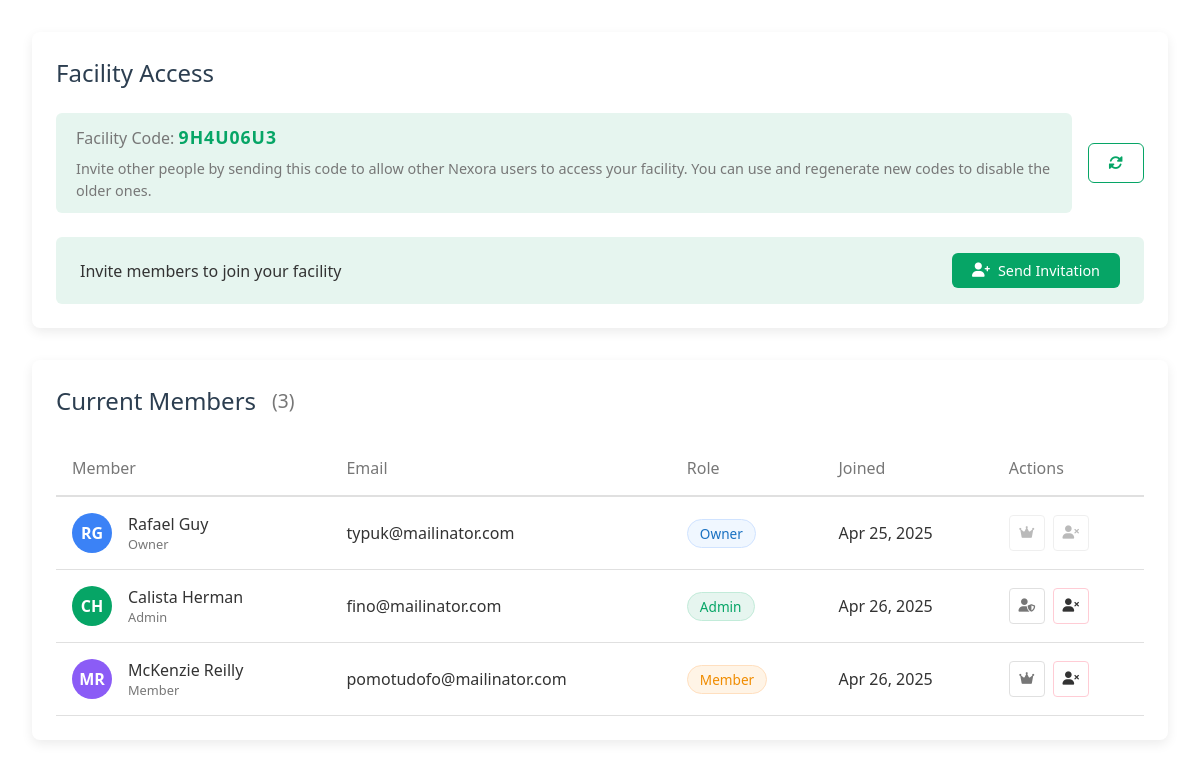
Screenshot of /View/members.php (signed in) with the database file from the repository.
### tables this page shows
CREATE TABLE `facilities` (
  `id` int(11) NOT NULL,
  `name` varchar(255) NOT NULL,
  `code` varchar(12) NOT NULL,
  `owner_id` int(11) NOT NULL,
  `created_at` timestamp NOT NULL DEFAULT current_timestamp(),
  `updated_at` timestamp NOT NULL DEFAULT current_timestamp() ON UPDATE current_timestamp()
);

CREATE TABLE `facility_members` (
  `id` int(11) NOT NULL,
  `facility_id` int(11) NOT NULL,
  `user_id` int(11) NOT NULL,
  `joined_at` timestamp NOT NULL DEFAULT current_timestamp()
);

CREATE TABLE `users` (
  `id` int(11) NOT NULL,
  `name` varchar(50) NOT NULL,
  `email` varchar(100) NOT NULL,
  `password` varchar(255) NOT NULL,
  `created_at` timestamp NOT NULL DEFAULT current_timestamp(),
  `updated_at` timestamp NOT NULL DEFAULT current_timestamp() ON UPDATE current_timestamp(),
  `profile_picture` varchar(255) DEFAULT 'Images/profile.PNG',
  `default_facility_id` int(11) DEFAULT NULL
);

### Model/UserModel.php (called while the page is built, shortened)
<?php
class UserModel {
    private $conn;
    public function __construct($conn) {
        $this->conn = $conn;
    }
    public function getUserById($id) {
        $stmt = $this->conn->prepare("
            SELECT u.*, f.id AS facility_id, f.name AS facility_name, f.code AS facility_code
            FROM users u
            LEFT JOIN facilities f ON u.default_facility_id = f.id
            WHERE u.id = :id
        ");
        $stmt->bindParam(':id', $id);
        $stmt->execute();
        return $stmt->fetch(PDO::FETCH_ASSOC);
    }
}
?>

### Model/facilityModel.php (called while the page is built, shortened)
<?php
class FacilityModel {
    private $conn;
    public function __construct($conn) {
        $this->conn = $conn;
    }
    public function getFacilityById($id) {
        $stmt = $this->conn->prepare("SELECT * FROM facilities WHERE id = ?");
        $stmt->execute([$id]);
        return $stmt->fetch(PDO::FETCH_ASSOC);
    }
    public function getFacilityMembers($facilityId) {
        $facility = $this->getFacilityById($facilityId);
        $stmt = $this->conn->prepare("
            SELECT
                u.id,
                u.name,
                u.email,
                u.profile_picture,
                CASE
                    WHEN u.id = ? THEN 'owner'
                    WHEN EXISTS (
                        SELECT 1 FROM facility_admins fa
                        WHERE fa.user_id = u.id AND fa.facility_id = ?
                    ) THEN 'admin'
                    ELSE 'member'
                END as role,
                fm.joined_at
            FROM users u
            JOIN facility_members fm ON u.id = fm.user_id
            WHERE fm.facility_id = ?
            ORDER BY
                CASE
                    WHEN u.id = ? THEN 1
                    WHEN EXISTS (
                        SELECT 1 FROM facility_admins fa
                        WHERE fa.user_id = u.id AND fa.facility_id = ?
                    ) THEN 2
                    ELSE 3
                END,
                u.name
        ");
        $stmt->execute([
            $facility['owner_id'],
            $facilityId,
            $facilityId,
            $facility['owner_id'],
            $facilityId
        ]);
        return $stmt->fetchAll(PDO::FETCH_ASSOC);
    }
    public function getMemberCount($facilityId) {
        $stmt = $this->conn->prepare("SELECT COUNT(*) FROM facility_members WHERE facility_id = ?");
        $stmt->execute([$facilityId]);
        return $stmt->fetchColumn();
    }
}

### View/members.php (the view, shortened to what this page needs)
<?php
require_once '../config/db.php';
require_once '../Model/UserModel.php';
require_once '../Model/FacilityModel.php';
$userModel = new UserModel($conn);
$facilityModel = new FacilityModel($conn);
$currentUser = $userModel->getUserById($_SESSION['user_id']);
$facilityId = $currentUser['default_facility_id'];
$facility = $facilityModel->getFacilityById($facilityId);
$facilityCode = $facility['code'];
$members = $facilityModel->getFacilityMembers($facilityId);
usort($members, function($a, $b) use ($facility) {
    if ($a['id'] == $facility['owner_id']) return -1;
    if ($b['id'] == $facility['owner_id']) return 1;
    return strcmp($a['name'], $b['name']);
});
?>
<!DOCTYPE html>
<html lang="en">
<head>
    <link rel="stylesheet" href="https://cdnjs.cloudflare.com/ajax/libs/font-awesome/6.0.0/css/all.min.css">
    <link rel="stylesheet" href="../CSS_Files/views/members.css?v=1.0">
</head>
<body>
    <div class="members-container">
        <div class="facility-code-section">
            <div class="section-header">
                <h2>Facility Access</h2>
            </div>
            <div class="code-container">
                <div class="code-display">
                    <div class="code">
                        <span class="code-label">Facility Code:</span>
                        <span class="code-value" id="facilityCodeValue"><?php echo htmlspecialchars($facilityCode); ?></span>
                    </div>
                    <div class="desc">
                        <span class="code-description">Invite other people by sending this code to allow other Nexora users to access your facility.
                        You can use and regenerate new codes to disable the older ones.</span>
                    </div>
                </div>
                <button class="btn regenerate-btn" aria-label="Regenerate facility code" id="regenerateCodeBtn">
                    <i class="fas fa-sync-alt"></i>
                </button>
            </div>
            <div class="invite-section">
                <p class="invite-text">Invite members to join your facility</p>
                <button class="btn invite-btn" aria-label="Send invitation" id="inviteMembersBtn">
                    <i class="fas fa-user-plus"></i> Send Invitation
                </button>
            </div>
        </div>
        <div class="members-list-section">
            <div class="section-header">
                <h2>Current Members</h2>
                <span class="facilityMembers">(<?php echo $facilityModel->getMemberCount($facilityId); ?>)</span>
            </div>
            <div class="members-table-container">
                <table class="members-table">
                    <thead>
                        <tr>
                            <th>Member</th>
                            <th>Email</th>
                            <th>Role</th>
                            <th>Joined</th>
                            <th>Actions</th>
                        </tr>
                    </thead>
                    <tbody id="membersTableBody">
                        <?php foreach ($members as $member): ?>
                            <tr data-user-id="<?php echo $member['id']; ?>">
                                <td data-label="Member">
                                    <div class="member-info">
                                        <?php
                                            $initials = '';
                                            $names = explode(' ', $member['name']);
                                            foreach ($names as $name) {
                                                $initials .= strtoupper(substr($name, 0, 1));
                                            }
                                            $initials = substr($initials, 0, 2);
                                        ?>
                                        <div class="avatar" style="background-color: <?php echo generateColorFromName($member['name']); ?>;">
                                            <?php echo $initials; ?>
                                        </div>
                                        <div class="member-details">
                                            <span class="member-name"><?php echo htmlspecialchars($member['name']); ?></span>
                                            <span class="member-status"><?php echo ucfirst($member['role']); ?></span>
                                        </div>
                                    </div>
                                </td>
                                <td data-label="Email"><?php echo htmlspecialchars($member['email']); ?></td>
                                <td data-label="Role">
                                    <span class="role-badge <?php echo $member['role']; ?>">
                                        <?php echo ucfirst($member['role']); ?>
                                    </span>
                                </td>
                                <td data-label="Joined">
                                    <?php echo date('M j, Y', strtotime($member['joined_at'])); ?>
                                </td>
                                <td data-label="Actions">
                                <div class="action-buttons">
                                    <?php if ($member['id'] != $_SESSION['user_id']): ?>
                                        <?php if ($member['role'] === 'admin'): ?>
                                            <button class="btn-icon revoke-admin-btn"
                                                    data-user-id="<?php echo $member['id']; ?>"
                                                    title="Revoke Admin"
                                                    aria-label="Revoke admin privileges">
                                                <i class="fas fa-user-shield"></i>
                                            </button>
                                        <?php else: ?>
                                            <button class="btn-icon make-admin-btn"
                                                    data-user-id="<?php echo $member['id']; ?>"
                                                    title="Make Admin"
                                                    aria-label="Make member admin">
                                                <i class="fas fa-crown"></i>
                                            </button>
                                        <?php endif; ?>
                                        <button class="btn-icon danger remove-member-btn"
                                                data-user-id="<?php echo $member['id']; ?>"
                                                title="Remove Member"
                                                aria-label="Remove member">
                                            <i class="fas fa-user-times"></i>
                                        </button>
                                    <?php else: ?>
                                        <button class="btn-icon" disabled aria-label="Owner actions disabled">
                                            <i class="fas fa-crown"></i>
                                        </button>
                                        <button class="btn-icon" disabled aria-label="Owner actions disabled">
                                            <i class="fas fa-user-times"></i>
                                        </button>
                                    <?php endif; ?>
                                </div>
                            </td>
                            </tr>
                        <?php endforeach; ?>
                    </tbody>
                </table>
            </div>
        </div>
    </div>
</body>
</html>
<?php
function generateColorFromName($name) {
    $colors = ['#3b82f6', '#06a566', '#f08c00', '#8b5cf6', '#ef4444', '#10b981', '#f59e0b'];
    $hash = crc32($name);
    return $colors[abs($hash) % count($colors)];
}
?>

### CSS_Files/views/members.css (style rules this page uses)
.members-container { margin: 0 auto; padding: 2rem; color: var(--text); }
.section-header { margin-bottom: 1.5rem; display: flex; flex-direction: row; gap: 1rem; align-items: center; }
.section-header h2, .section-header span { font-size: 1.5rem; font-weight: 500; color: var(--secondary); }
.section-header span { font-size: 1.2rem; font-weight: 400; color: var(--text-light); }
.facility-code-section { background: var(--white); border-radius: 8px; padding: 1.5rem; margin-bottom: 2rem; box-shadow: var(--shadow); }
.code-container { display: flex; align-items: center; gap: 1rem; margin: 1.5rem 0; }
.code-display { flex: 1; display: flex; flex-direction: column; align-items: left; flex-wrap: wrap; gap: 0.5rem; background: var(--primary-light); padding: 0.75rem 1.25rem; border-radius: 6px; font-family: monospace; }
.code-label { font-weight: 500; color: var(--text-light); }
.code-value { font-weight: 600; font-size: 1.1rem; letter-spacing: 1px; color: var(--primary); }
.code-description { font-size: 0.9rem; color: var(--text-light); width: 100%; margin-top: 0.5rem; }
.regenerate-btn { background: var(--white); color: var(--primary); border: 1px solid var(--primary); padding: 0.75rem 1.25rem; transition: all 0.2s ease; }
.invite-section { display: flex; align-items: center; justify-content: space-between; background: var(--primary-light); padding: 1rem 1.5rem; border-radius: 6px; }
.invite-text { margin: 0; font-weight: 500; }
.invite-btn { background: var(--primary); color: white; padding: 0.5rem 1.25rem; transition: all 0.2s ease; }
.members-list-section { background: var(--white); border-radius: 8px; padding: 1.5rem; box-shadow: var(--shadow); }
.members-table-container { overflow-x: auto; -webkit-overflow-scrolling: touch; }
.members-table { width: 100%; border-collapse: collapse; }
.members-table th { text-align: left; padding: 1rem; font-weight: 500; color: var(--text-light); border-bottom: 2px solid var(--border); }
.members-table td { padding: 1rem; border-bottom: 1px solid var(--border); vertical-align: middle; }
.member-info { display: flex; align-items: center; gap: 1rem; }
.avatar { width: 40px; height: 40px; border-radius: 50%; display: flex; align-items: center; justify-content: center; color: white; font-weight: 600; }
.member-details { display: flex; flex-direction: column; }
.member-name { font-weight: 500; }
.member-status { font-size: 0.8rem; color: var(--text-light); }
.role-badge { display: inline-block; padding: 0.25rem 0.75rem; border-radius: 20px; font-size: 0.85rem; font-weight: 500; }
.role-badge.owner { background-color: #f0f7ff; color: #1971c2; border: 1px solid #d0e3ff; }
.role-badge.admin { background-color: #e6f5ef; color: #06a566; border: 1px solid #c2ebd9; }
.role-badge.member { background-color: #fff4e6; color: #f08c00; border: 1px solid #ffdfbf; }
.action-buttons { display: flex; gap: 0.5rem; }
.btn-icon { width: 36px; height: 36px; display: flex; align-items: center; justify-content: center; background: none; border: 1px solid var(--border); color: var(--text-light); cursor: pointer; border-radius: 4px; transition: all 0.2s ease; }
.btn-icon.danger { color: var(--danger); border-color: #ffccd5; }
.btn-icon:disabled { opacity: 0.5; cursor: not-allowed; }

### CSS_Files/default.css (style rules this page uses)
:root { --primary: #06a566; --primary-light: #e6f5ef; --secondary: #2c3e50; --accent: #3498db; --text: #333; --text-light: #777; --border: #e0e0e0; --white: #ffffff; --hover-bg: #f5f5f5; --shadow: 0 4px 12px rgba(0,0,0,0.08); --todo-color: #06a566; --progress-color: #f08c00; --progress-color-hover: #b9710b; --done-color: #1971c2; --done-color-hover: #0b4780; --project-background: #f5f5f5; --category-header-bg: #f5f6f5; --task-card-bg: var(--white); --task-card-hover: var(--hover-bg); --priority-high: #e63946; --priority-medium: #fa8c16; --priority-low: #52c41a; --priority-high-bg: #fff1f0; --priority-medium-bg: #fff7e6; --priority-low-bg: #f6ffed; --status-blocked: #f5222d; --shadow-hover: 0 4px 16px rgba(0, 0, 0, 0.12); }
* { margin: 0; padding: 0; box-sizing: border-box; font-family: 'Segoe UI', Roboto, Oxygen, Ubuntu, Cantarell, 'Open Sans', 'Helvetica Neue', sans-serif; }
.btn { padding: 0.75rem 1.5rem; border-radius: 6px; font-weight: 500; cursor: pointer; transition: all 0.2s; border: none; display: inline-flex; align-items: center; gap: 0.5rem; font-size: 0.9rem; }

### rows the page displays
facilities: code "9H4U06U3"
facility_members: initials "RG", user.name "Rafael Guy", role "Owner", user.email "typuk@mailinator.com", joined_at "Apr 25, 2025"
facility_members: initials "CH", user.name "Calista Herman", role "Admin", user.email "fino@mailinator.com", joined_at "Apr 26, 2025"
facility_members: initials "MR", user.name "McKenzie Reilly", role "Member", user.email "pomotudofo@mailinator.com", joined_at "Apr 26, 2025"

### other values shown
$facilityModel->getMemberCount($facilityId) "3"
